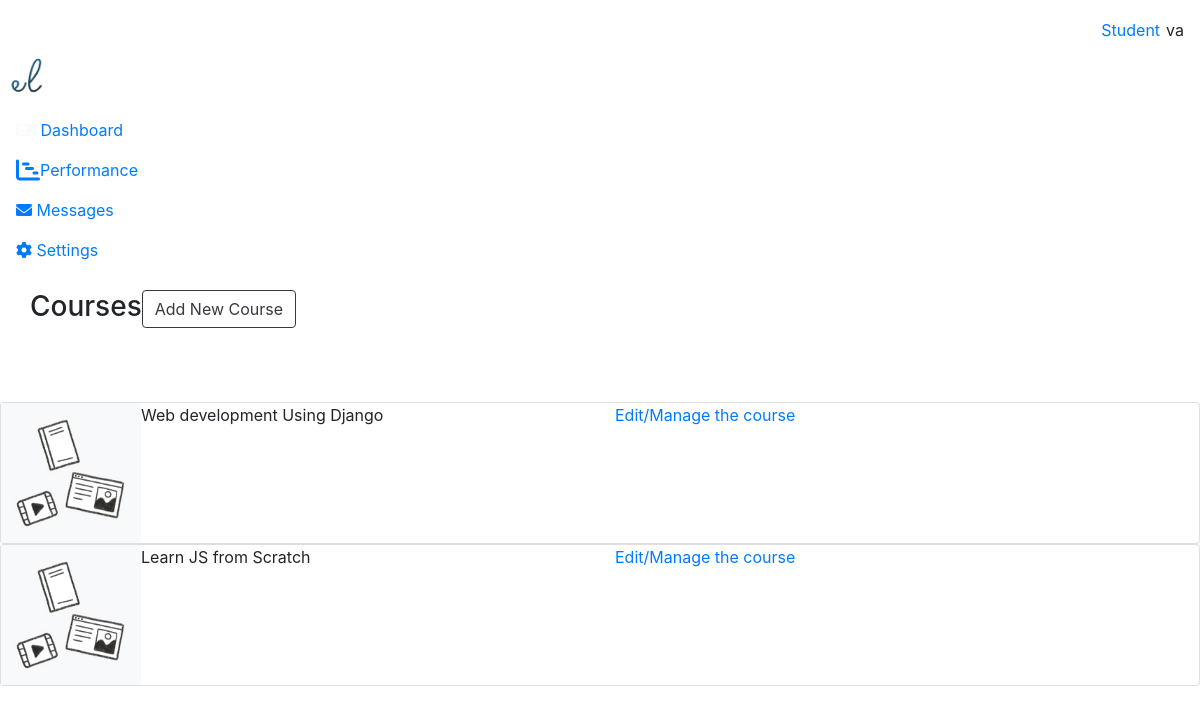
Screenshot of /teaching/dashboard/ (signed in) with the database file from the repository.
### accounts/models.py (models this page shows, shortened)
class Course(models.Model):
    faculty = models.ForeignKey(Faculty,on_delete=models.CASCADE)
    cat_options = (
        ('Development','Development'),
        ('Business','Business'),
        ('Finance and Accounting ','Finance and Accounting '),
        ('IT & Software','IT & Software'),
        ('Marketing','Marketing'),
        ('Photography','Photography'),
        ('Health and Fitness','Helath and Fitness'),
        ('Music','Music')
    )
    category = models.CharField(max_length=200,choices=cat_options,default='Choose Your Category')
    course_name = models.CharField(max_length=200)
    course_desc = models.CharField(max_length=5000)
    course_duration = models.IntegerField()
    course_fee = models.DecimalField(max_digits=10,decimal_places=2)
    syllabus = models.CharField(max_length=50000)
    course_image = models.ImageField(upload_to='course_image')

### teachers/views.py (the view)
# urls.py: path('dashboard/', DashboardView.as_view(), name='dashboard'),
class DashboardView(View):
    def get(self,request):
        if request.user.is_authenticated:
            courses = Course.objects.filter(faculty = self.request.user)
            name =request.user.name
            name = name[0:2]
            context = {
                'name': name,
                'courses': courses
            }
        return render(request,'dashboard.html',context)

### teachers/templates/dashboard.html (shortened to what this page needs)
{% load static %}
<!doctype html>
<html lang="en">
  <head>
    <link rel="stylesheet" href="https://stackpath.bootstrapcdn.com/bootstrap/4.3.1/css/bootstrap.min.css">
    <link rel="stylesheet" href="https://cdnjs.cloudflare.com/ajax/libs/font-awesome/6.0.0-beta3/css/all.min.css" />
    <link rel="stylesheet" href="{% static 'css/custom.css' %}">
  </head>
  <body>
    <header>
      <nav class="navbar navbar-expand-lg navbar-light hom-nav" style="margin-top: 10px;">
        <ul class=" navbar-nav ml-auto">
          <li class="nav-item std-log">
            <a href="">Student</a>
          </li>
          <li class="fac-name" style="padding-left: 6px;">{{ name }}</li>
        </ul>
      </nav>
    </header>
    <div class="container-fluid">
      <div class="row">
        <nav id="sidebar" class="collapsed-sidebar">
          <ul class="nav flex-column">
            <li class="nav-item">
              <a class="navbar-brand" href="#">
                <img src="{% static 'img/logo-transparent-png.png' %}" width="50px" height="50px" alt="">
              </a>
            </li>
            <li class="nav-item">
              <a class="nav-link" href="#">
                <i class="fa-solid fa-tachograph-digital" style="color: #fafafa;"> </i> <span>Dashboard</span>
              </a>
            </li>
            <li class="nav-item">
              <a class="nav-link" href="#">
                <i class="fa-solid fa-chart-gantt fa-xl"></i><span>Performance</span>
              </a>
            </li>
            <li class="nav-item">
              <a class="nav-link" href="#">
                <i class="fas fa-envelope"></i> <span>Messages</span>
              </a>
            </li>
            <li class="nav-item">
              <a class="nav-link" href="#">
                <i class="fas fa-cog"></i> <span>Settings</span>
              </a>
            </li>
          </ul>
        </nav>
      </div>
    </div>
    <div class="container" style="margin-top: 20px; margin-bottom: 70px;">
      <div class="row">
        <div>
          <h3>Courses</h3>
        </div>
        <div id="add-btn">
          <a href="{% url 'add_course' %}" class="btn btn-outline-dark">Add New Course</a>
        </div>
      </div>
    </div>
    {% if courses %}
      {% for course in courses%}
        <div class="card dash-card" id="card">
          <div class="card-body"  style="margin: 0%; padding: 0%;">
            <div class="row" style="margin: 0%; padding: 0%;">
                <div class="col-md-6 d-flex" style="margin: 0%; padding: 0%;">
                  <img src="{% static 'img/placeholder.jpg' %}" alt="" style="height: 140px;">
                  <p class="card-title" id="dash-course-name">{{ course.course_name }}</p>
                </div>
                <div class="col-md-6">
                  <a href="{% url 'detail' course.id %}" class="card-link ">Edit/Manage the course</a>
                </div>
            </div>
          </div>
        </div>
      {% endfor %}
    {% endif %}
  </body>
</html>

### rows the page displays
Course: course_name "Web development Using Django"
Course: course_name "Learn JS from Scratch"

### other values shown
{{ name }} "va"
